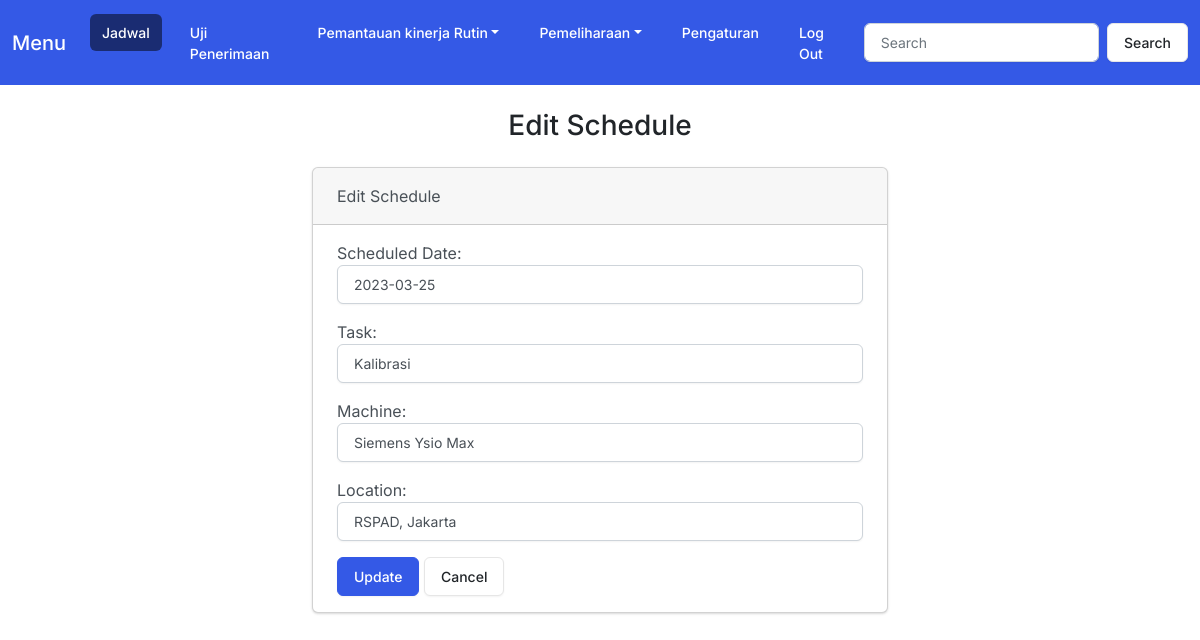
The page /edit/4/ on the database as committed earlier.
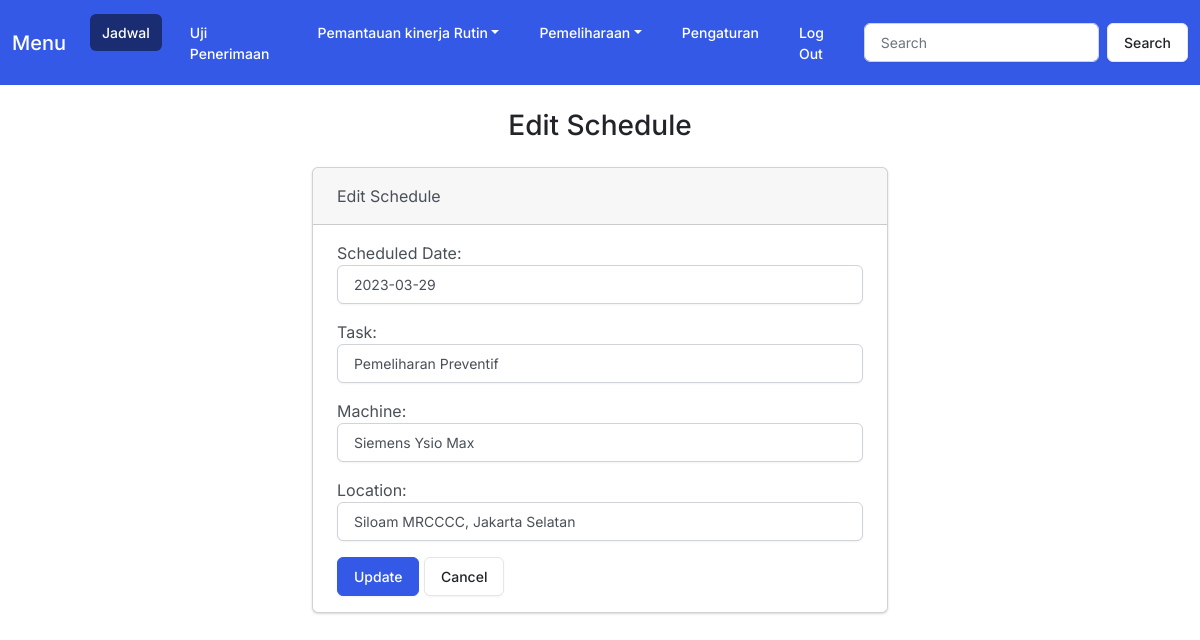
The same page on the database as committed later.
### myapp/models.py (models this page shows)
class Schedule(models.Model):
    user = models.ForeignKey(User, on_delete=models.CASCADE, null=True)
    task_date = models.DateField(null=True)
    task = models.CharField(max_length=150)
    machine = models.CharField(max_length=150)
    location = models.CharField(max_length=150)

### myapp/views.py (the view)
# urls.py: path('edit/<int:id>/', views.edit, name='edit'),
def edit(request, id):
    if request.method == 'POST':
        schedule = Schedule.objects.get(pk=id)
        form = Scheduleform(request.POST, instance=schedule)
        if form.is_valid():
            form.save()
            return render(request, 'myapp/edit.html', {
                'form': form,
                'success': True
            })
    else:
        schedule = Schedule.objects.get(pk=id)
        form = Scheduleform(instance=schedule)
    return render(request, 'myapp/edit.html', {
        'form': form
    })

### myapp/forms.py
class Scheduleform(forms.ModelForm):
    class Meta:
        model = Schedule
        fields = ['task_date', 'task', 'machine', 'location']
        labels = {
            'task_date': 'Scheduled Date',
            'task': 'Task',
            'machine': 'Machine',
            'location': 'Location',
        }
        widgets = {
            'task_date': forms.DateInput(attrs={'class': 'form-control'}),
            'task': forms.TextInput(attrs={'class': 'form-control'}),
            'machine': forms.TextInput(attrs={'class': 'form-control'}),
            'location': forms.TextInput(attrs={'class': 'form-control'})
        }

### myapp/templates/myapp/edit.html (shortened to what this page needs)
{% extends 'myapp/base.html' %}
{% block body %}
    <h3 class="text-center m-4">Edit Schedule</h3>
    {% if success %}
    <div class="alert alert-success" role="alert">
        The schedule updated sucessfully.
        <a href="{% url 'home' %}" class="alert-link">Go to Schedule.</a>
    </div>
    {% else %}
    <div class="row justify-content-center">
        <div class="col-6">
            <div class="card bg-secondary mb-3">
                <div class="card-header">Edit Schedule</div>
                <div class="card-body">
                    <form action="" method="POST">
                        {{ form.as_p }}
                        <button type="submit" class="btn btn-primary">Update</button>
                        <a href="{% url 'home' %}" class="btn btn-secondary">Cancel</a>
                    </form>
                </div>
            </div>
        </div>
    {% endif %}
{% endblock %}

### myapp/templates/myapp/base.html (shortened to what this page needs)
{% load static %}
<!DOCTYPE html>
<html lang="en">
<head>
    <link rel="stylesheet" href="{% static 'css/bootstrapzephyr.min.css' %}">
    <link rel="stylesheet" href="https://kit.fontawesome.com/9a207e2b08.css">
</head>
<body class="d-flex flex-column min-vh-100">
    <nav class="navbar navbar-expand-lg navbar-dark bg-primary">
        <div class="container-fluid">
            <a class="navbar-brand" href="{% url 'home' %}">Menu</a>
            <div class="collapse navbar-collapse" id="navbarColor01">
                <ul class="navbar-nav me-auto">
                    <li class="nav-item">
                        <a class="nav-link active" href="{% url 'home' %}">Jadwal
                        </a>
                    </li>
                    <li class="nav-item">
                        <a class="nav-link" href="#">Uji Penerimaan</a>
                    </li>
                    <li class="nav-item dropdown">
                        <a class="nav-link dropdown-toggle" data-bs-toggle="dropdown" href="#" role="button"
                            aria-haspopup="true" aria-expanded="false">Pemantauan kinerja Rutin</a>
                    </li>
                    <li class="nav-item dropdown">
                        <a class="nav-link dropdown-toggle" data-bs-toggle="dropdown" href="#" role="button"
                            aria-haspopup="true" aria-expanded="false">Pemeliharaan</a>
                    </li>
                    <li class="nav-item">
                        <a class="nav-link" href="#">Pengaturan</a>
                    </li>
                    <li class="nav-item">
                        <a class="nav-link" href="{% url 'logout' %}">Log Out</a>
                    </li>
                </ul>
                <form class="d-flex">
                    <input class="form-control me-sm-2" type="search" placeholder="Search">
                    <button class="btn btn-secondary my-2 my-sm-0" type="submit">Search</button>
                </form>
            </div>
        </div>
    </nav>
    <div class="container-fluid">
        {% block body %}
        {% endblock %}
    </div>
</body>
</html>

Rows that differ between the two databases and show on the page:
changed Schedule "Siemens Ysio Max": task_date "2023-03-25" → "2023-03-29"; task "Kalibrasi" → "Pemeliharan Preventif"; location "RSPAD, Jakarta" → "Siloam MRCCCC, Jakarta Selatan"
